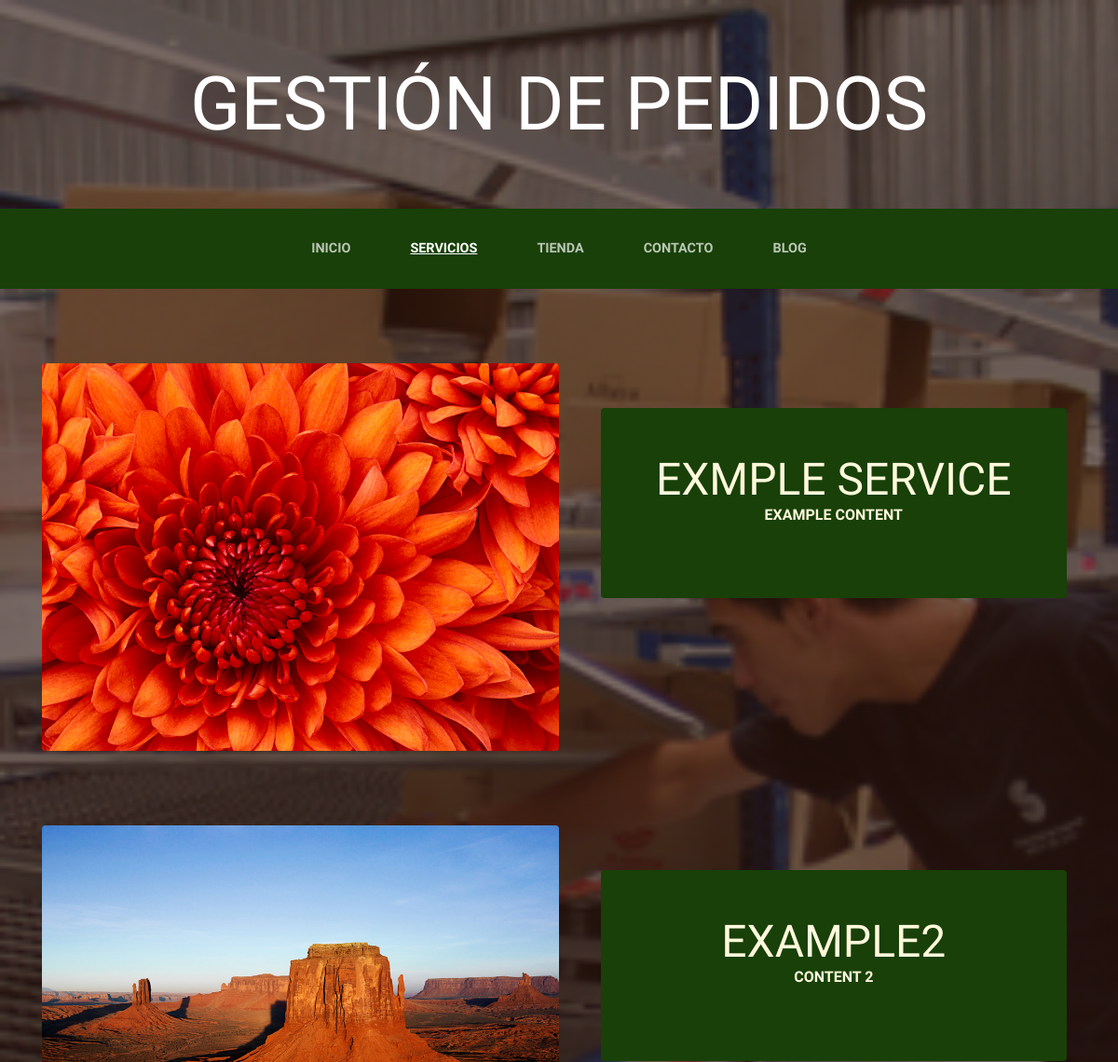
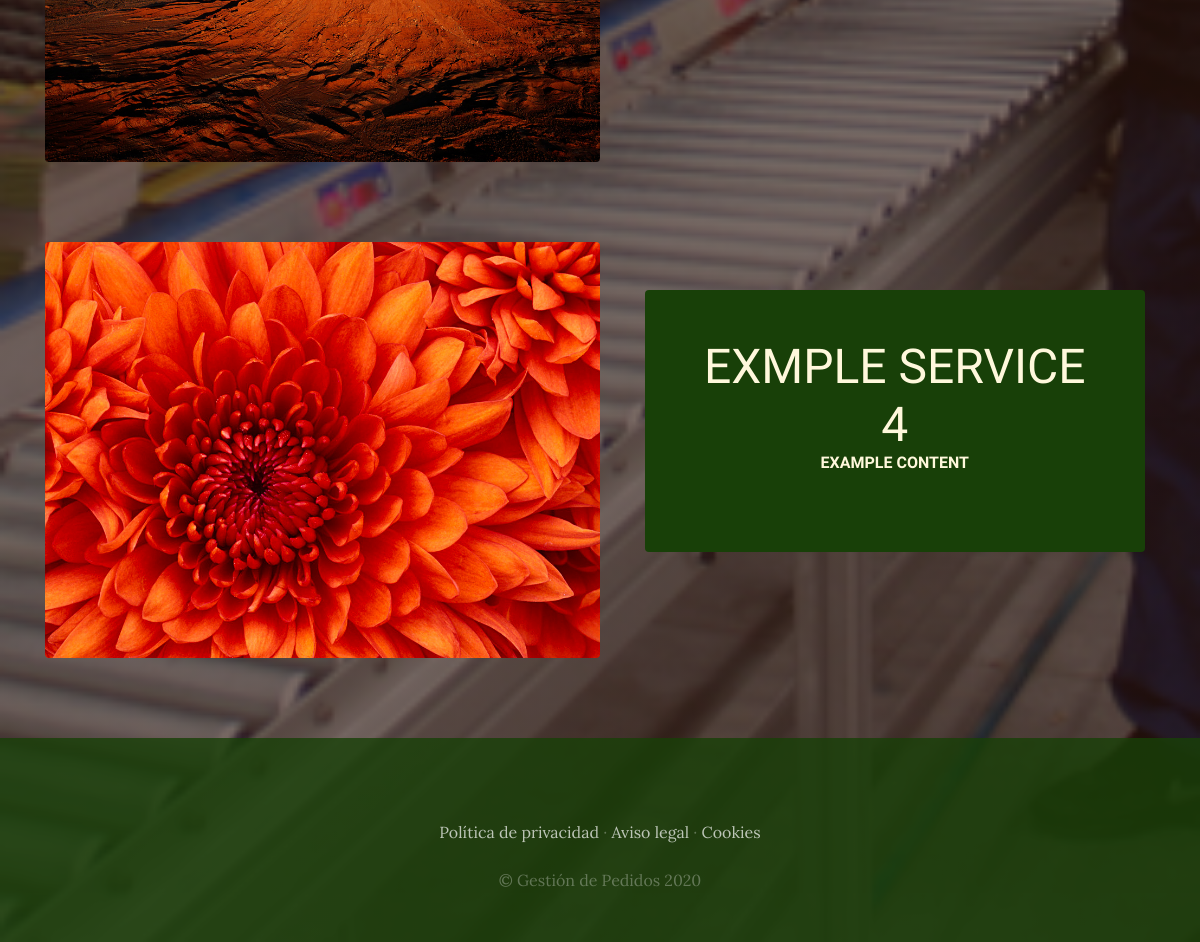
Page /services/ on the committed database (2 pictures, top to bottom).
### servicios/models.py (models this page shows, shortened)
class Service(models.Model):
	title = models.CharField(max_length=50)
	content = models.CharField(max_length=50)
	image = models.ImageField(upload_to="services")
	created = models.DateTimeField(auto_now_add=True)
	updated	= models.DateTimeField(auto_now_add=True)
	class Meta:
		verbose_name='service'
		verbose_name_plural='services'

### servicios/views.py (the view)
# urls.py: path('services/', include('servicios.urls')), #incluimos la rutas de nuestra servicios
def services(request):
	services = Service.objects.all()
	return render(request, "services/services.html",{
			"services": services
		})

### servicios/templates/services/services.html
{% extends "ProyectoWebApp/base.html" %}
	{% load static %}
	{% block content %}
		{% for service in services %}
			<section class="page-section clearfix">
			    <div class="container">
			      <div class="intro">
			        <img class="intro-img img-fluid mb-3 mb-lg-0 rounded" src="{{service.image.url}}" alt="" style="width: 50%;">
			        <div class="intro-text left-0 text-center bg-faded p-5 rounded">
			          <h2 class="section-heading mb-4" >
			            <span class="section-heading-lower">{{service.title}}</span>
			            <span class="section-heading-upper">{{service.content}}</span>
			          </h2>
			        </div>
			      </div>
			    </div>
		  	</section>
		{% endfor %}
	{% endblock %}

### ProyectoWebApp/static/ProyectoWebApp/css/gestion.css (style rules this page uses)
body { font-family: 'Lora'; background: linear-gradient(rgba(47, 23, 15, 0.65), rgba(47, 23, 15, 0.65)), url("../img/bg_main.jpg"); background-attachment: fixed; background-position: center; background-size: cover; }
h1, h2, h3, h4, h5, h6 { font-family: 'Raleway'; }
.page-section { margin-top: 5rem; margin-bottom: 5rem; }
.section-heading { text-transform: uppercase; }
.section-heading .section-heading-upper { display: block; font-size: 1rem; font-weight: 800; padding-bottom:.5rem; }
.section-heading .section-heading-lower { display: block; font-size: 3rem; font-weight: 100; }
.bg-faded { background-color: rgba(255, 255, 255, 0.85); }
.intro { position: relative; }
@media (min-width: 992px) { .intro .intro-img { width: 75%; float: left; } }
@media (min-width: 992px) { .intro .intro-text { left: 600; width: 60%; margin-top: 3rem; background-color: rgba(24, 64, 8); color: cornsilk; position: absolute; } }
@media (min-width: 1200px) { .intro .intro-text { width: 45%; } }

### rows in the picture
Service: image (picture), title "EXMPLE SERVICE", content "EXAMPLE CONTENT"
Service: image (picture), title "EXAMPLE2", content "CONTENT 2"
Service: image (picture), title "EXMPLE SERVICE 4", content "EXAMPLE CONTENT"
